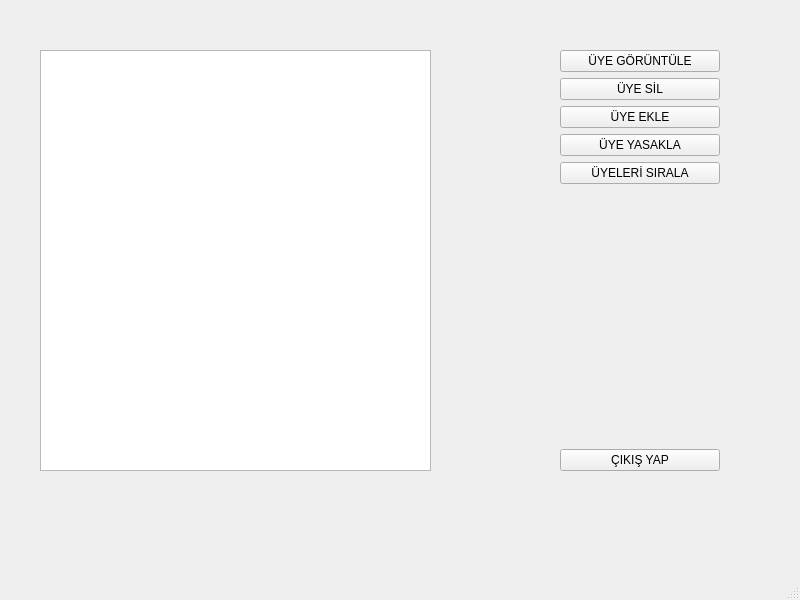
<?xml version="1.0" encoding="UTF-8"?>
<ui version="4.0">
 <class>MainWindow</class>
 <widget class="QMainWindow" name="MainWindow">
  <property name="geometry">
   <rect>
    <x>0</x>
    <y>0</y>
    <width>800</width>
    <height>600</height>
   </rect>
  </property>
  <property name="windowTitle">
   <string>MainWindow</string>
  </property>
  <widget class="QWidget" name="centralwidget">
   <widget class="QListWidget" name="listearaci">
    <property name="geometry">
     <rect>
      <x>40</x>
      <y>50</y>
      <width>391</width>
      <height>421</height>
     </rect>
    </property>
   </widget>
   <widget class="QWidget" name="verticalLayoutWidget">
    <property name="geometry">
     <rect>
      <x>560</x>
      <y>50</y>
      <width>160</width>
      <height>421</height>
     </rect>
    </property>
    <layout class="QVBoxLayout" name="verticalLayout">
     <item>
      <widget class="QPushButton" name="goruntule_buton">
       <property name="text">
        <string>ÜYE GÖRÜNTÜLE</string>
       </property>
      </widget>
     </item>
     <item>
      <widget class="QPushButton" name="sil_buton">
       <property name="text">
        <string>ÜYE SİL</string>
       </property>
      </widget>
     </item>
     <item>
      <widget class="QPushButton" name="ekle_buton">
       <property name="text">
        <string>ÜYE EKLE</string>
       </property>
      </widget>
     </item>
     <item>
      <widget class="QPushButton" name="yasakla_buton">
       <property name="text">
        <string>ÜYE YASAKLA</string>
       </property>
      </widget>
     </item>
     <item>
      <widget class="QPushButton" name="sirala_buton">
       <property name="text">
        <string>ÜYELERİ SIRALA</string>
       </property>
      </widget>
     </item>
     <item>
      <spacer name="verticalSpacer">
       <property name="orientation">
        <enum>Qt::Vertical</enum>
       </property>
       <property name="sizeHint" stdset="0">
        <size>
         <width>20</width>
         <height>40</height>
        </size>
       </property>
      </spacer>
     </item>
     <item>
      <widget class="QPushButton" name="cikis_buton">
       <property name="text">
        <string>ÇIKIŞ YAP</string>
       </property>
      </widget>
     </item>
    </layout>
   </widget>
  </widget>
  <widget class="QMenuBar" name="menubar">
   <property name="geometry">
    <rect>
     <x>0</x>
     <y>0</y>
     <width>800</width>
     <height>21</height>
    </rect>
   </property>
  </widget>
  <widget class="QStatusBar" name="statusbar"/>
 </widget>
 <resources/>
 <connections/>
</ui>
